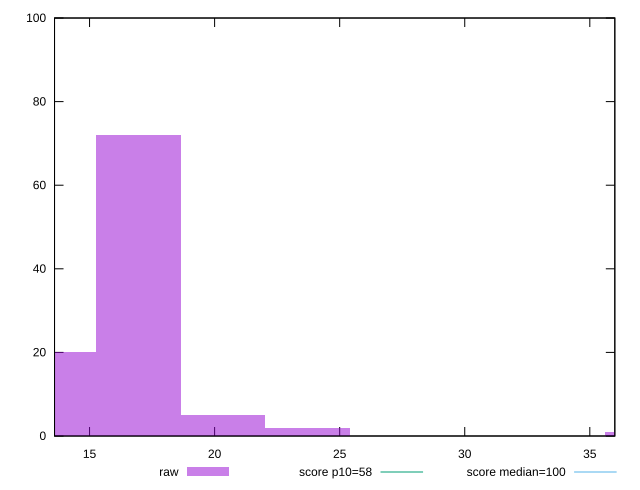

Write the gnuplot code that produced this figure.
reset

$raw <<EOF
16.948289208674886 72
13.558631366939908 20
20.337947050409863 5
23.72760489214484 2
37.286236259084745 1
EOF

set key outside below
set boxwidth 3.389657841734977
set xrange [13.600000000000001:36]
set yrange [0:100]
set trange [0:100]
set style fill transparent solid 0.5 noborder

set parametric
set terminal svg size 640, 490 enhanced background rgb 'white'
set output "reports/report_00033_2021-03-01T14-23-16.841Z/estimated-input-latency/samples/astro-cached/raw/histogram.svg"

plot $raw title "raw" with boxes, \
     58,t title "score p10=58", \
     100,t title "score median=100"

reset
